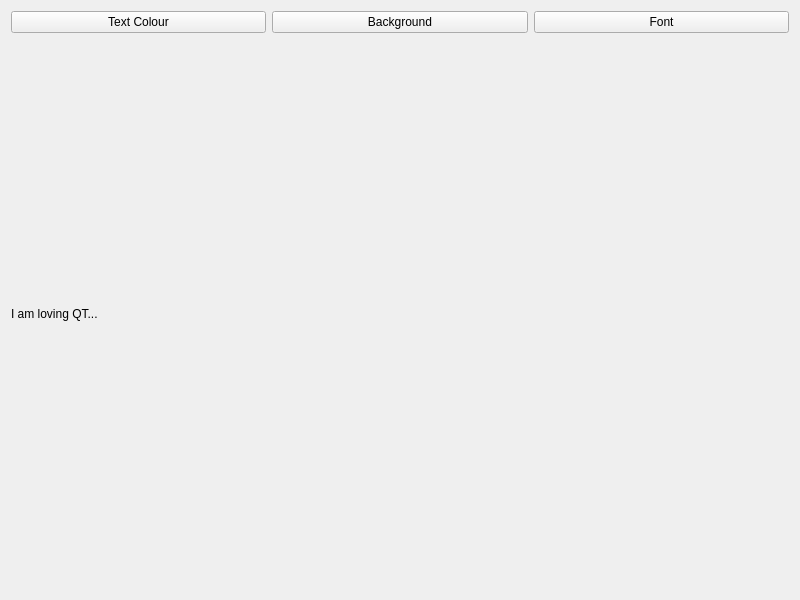
<?xml version="1.0" encoding="UTF-8"?>
<ui version="4.0">
 <class>Widget</class>
 <widget class="QWidget" name="Widget">
  <property name="geometry">
   <rect>
    <x>0</x>
    <y>0</y>
    <width>800</width>
    <height>600</height>
   </rect>
  </property>
  <property name="windowTitle">
   <string>Widget</string>
  </property>
  <layout class="QVBoxLayout" name="verticalLayout">
   <item>
    <layout class="QHBoxLayout" name="horizontalLayout">
     <item>
      <widget class="QPushButton" name="textColourButton">
       <property name="text">
        <string>Text Colour</string>
       </property>
      </widget>
     </item>
     <item>
      <widget class="QPushButton" name="backgroundBUtton">
       <property name="text">
        <string>Background</string>
       </property>
      </widget>
     </item>
     <item>
      <widget class="QPushButton" name="fontButton">
       <property name="text">
        <string>Font</string>
       </property>
      </widget>
     </item>
    </layout>
   </item>
   <item>
    <widget class="QLabel" name="label">
     <property name="text">
      <string>I am loving QT...</string>
     </property>
    </widget>
   </item>
  </layout>
 </widget>
 <resources/>
 <connections/>
</ui>
